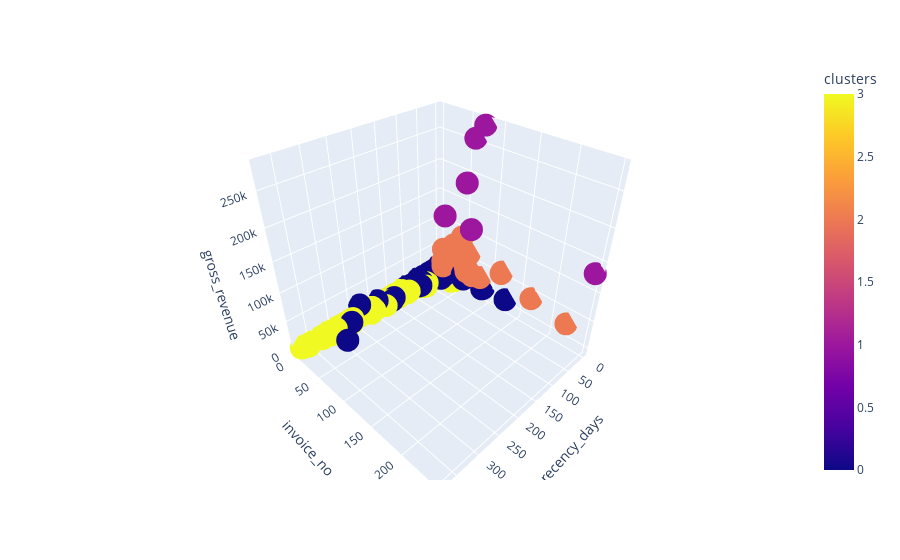

The notebook cell this image was saved under:
### Markdown cell above
### 9.1.2. Visualize Clusters

### Code cell
fig = px.scatter_3d (df9, x='recency_days', y='invoice_no', z='gross_revenue', color = 'clusters')
fig.show();

### Figure 1 — Plotly figure (JSON) as saved in the notebook; plotly's stock layout.template omitted (floating-point values rounded to 4 significant figures; data arrays with more than 128 entries replaced by an {"elided": "..."} marker saying what was removed)
{"data": [{"hovertemplate": "recency_days=%{x}<br>invoice_no=%{y}<br>gross_revenue=%{z}<br>clusters=%{marker.color}<extra></extra>", "legendgroup": "", "marker": {"color": {"elided": "4372 int values"}, "coloraxis": "coloraxis", "symbol": "circle"}, "mode": "markers", "name": "", "scene": "scene", "showlegend": false, "type": "scatter3d", "x": {"elided": "4372 int values"}, "y": {"elided": "4372 int values"}, "z": {"elided": "4372 float values"}}], "layout": {"coloraxis": {"colorbar": {"title": {"text": "clusters"}}, "colorscale": [[0, "#0d0887"], [0.1111, "#46039f"], [0.2222, "#7201a8"], [0.3333, "#9c179e"], [0.4444, "#bd3786"], [0.5556, "#d8576b"], [0.6667, "#ed7953"], [0.7778, "#fb9f3a"], [0.8889, "#fdca26"], [1, "#f0f921"]]}, "legend": {"tracegroupgap": 0}, "margin": {"t": 60}, "scene": {"domain": {"x": [0, 1], "y": [0, 1]}, "xaxis": {"title": {"text": "recency_days"}}, "yaxis": {"title": {"text": "invoice_no"}}, "zaxis": {"title": {"text": "gross_revenue"}}}}}
